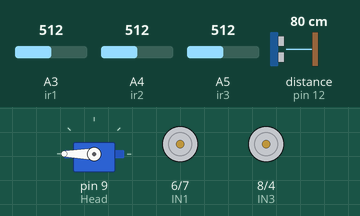
Bench run of a sketch on a simulated Arduino Uno, built with avr-gcc and run on an emulated ATmega328P. Parts: servo, motor-driver pin pairs drawn as motors (green arrow = first pin HIGH = forward, orange = second pin HIGH = backward, longer = more drive, scaled by the enable pin). Wiring (inferred from the names in the program): ultrasonic range finder: trigger pin 11; echo pin 12. The test bench sets the inputs (shaded band); at power-on: A4 (ir2) = 512, distance to the obstacle (sensor on pin 12) 80 cm, A5 (ir3) = 512, A3 (ir1) = 512. The echo pulse lasts 58.3 µs per cm.

Above: at 1.2 s.
1.3 s: A4 (ir2) set to 43
7.2 s: A4 (ir2) set to 37
At 8.6 s:
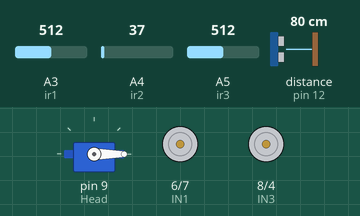
13.7 s: distance to the obstacle (sensor on pin 12) set to 27 cm
17.2 s: distance to the obstacle (sensor on pin 12) set to 23 cm
At 18.4 s:
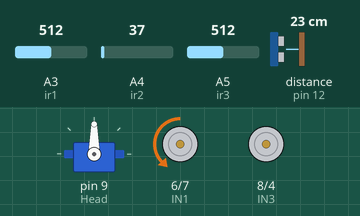
23.3 s: distance to the obstacle (sensor on pin 12) set to 35 cm
At 23.7 s:
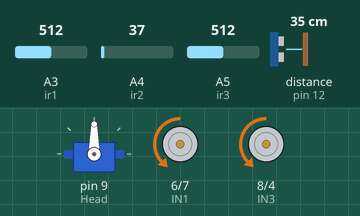
26.8 s: A5 (ir3) set to 42
30.3 s: A5 (ir3) set to 35
At 31.2 s:
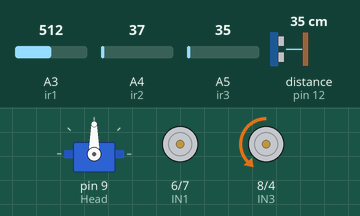
Timing chart, 0 to 35.4 s (numbered marks = the images above; inputs shaded):
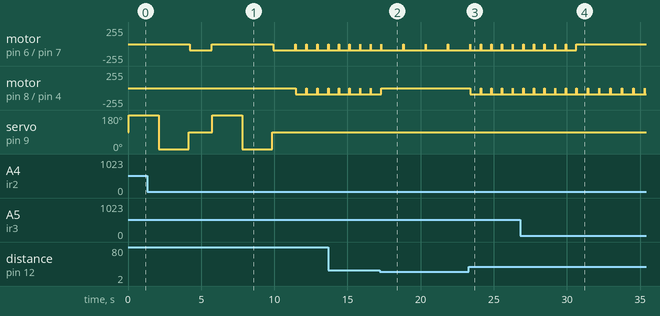

Measured:
- the behaviour switches between 40 and 39 on A4 (ir2) (found by bisection; images 0 and 1)
- the behaviour switches between 26 and 25 cm on distance to the obstacle (sensor on pin 12) (found by bisection; images 1 and 2)
- the behaviour switches between 40 and 39 on A5 (ir3) (found by bisection; images 3 and 4)
- after the input at 7.2 s, motor on pin 8 (IN3) / pin 4 (IN4): stopped → backward 90/255 after 4.3 s, → stopped 2.2 s later; servo on pin 9 (Head): goes on until 9.9 s, then stays 90°
- after the input at 17.2 s, motor on pin 6 (IN1) / pin 7 (IN2): alternates backward 90/255 for 1.5 s and stopped for 0.02 s, starting after 1.6 s; motor on pin 8 (IN3) / pin 4 (IN4): goes on until 17.3 s, then stays stopped
- after the input at 23.3 s, motor on pin 6 (IN1) / pin 7 (IN2): alternates backward 90/255 for 0.70 s and stopped for 0.03 s, starting after 0.80 s; motor on pin 8 (IN3) / pin 4 (IN4): alternates backward 90/255 for 0.70 s and stopped for 0.03 s, starting after 0.10 s
- after the input at 30.3 s, motor on pin 6 (IN1) / pin 7 (IN2): goes on until 30.6 s, then stays stopped

The sketch:

sketch_jun18a.ino
```cpp
#include <Servo.h>
#include <stdbool.h>
#include <stdio.h>
#define ENA 5
#define IN1 6
#define IN2 7
#define IN3 8
#define IN4 4
#define ENB 3

#define ir1 A3
#define ir2 A4
#define ir3 A5

int trigPin = 11;
int echoPin = 12;
bool left, right, front;
Servo Head;

int s2;  //Left Sensor
int s3;  //Middle Sensor
int s4;  //Right Sensor

int Q[181];  //mảng giá trị xác định thời gian quay => góc quay
unsigned int D[10];

void setup() {

//  BUG
  Serial.begin(9600);
  pinMode(IN1, OUTPUT);
  pinMode(IN2, OUTPUT);
  pinMode(IN3, OUTPUT);
  pinMode(IN4, OUTPUT);
  pinMode(ENA, OUTPUT);
  pinMode(ENB, OUTPUT);

  pinMode(ir1, INPUT);
  pinMode(ir2, INPUT);
  pinMode(ir3, INPUT);

  Head.attach(9);

  pinMode(trigPin, OUTPUT);
  pinMode(echoPin, INPUT);
}


void motor_1_Dung () {
  digitalWrite(IN1, LOW);
  digitalWrite(IN2, LOW);
}

void motor_2_Dung () {
  digitalWrite(IN3, LOW);
  digitalWrite(IN4, LOW);
}

void motor_1_Lui () {
  digitalWrite(IN1, HIGH);
  digitalWrite(IN2, LOW);
  analogWrite(ENA, 90);
}

void motor_1_Tien () {
  digitalWrite(IN2, HIGH);
  digitalWrite(IN1, LOW);
  analogWrite(ENA, 90);
}

void motor_2_Lui () {
  digitalWrite(IN3, HIGH);
  digitalWrite(IN4, LOW);
  analogWrite(ENB, 90);
}

void motor_2_Tien () {
  digitalWrite(IN4, HIGH);
  digitalWrite(IN3, LOW);
  analogWrite(ENB, 90);
}

// time : 10^-3 giây
// degre: {45, 90, 135, 180}

void Lui (int time) {
  motor_1_Lui (); motor_2_Lui () ;
  delay(time);
  Dung();
}

void Tien (int time) {
  motor_1_Tien ();
  motor_2_Tien () ;
  delay(time);
  Dung();
}

void Dung () {
  motor_1_Dung();
  motor_2_Dung();
}

void QuayPhai (int degree) {
  motor_1_Dung (); motor_2_Tien () ;
  delay(Q[degree]);
  Dung();
}

void QuayTrai (int degree) {
  motor_1_Tien (); motor_2_Dung () ;
  delay(Q[degree]);
  Dung();
}


void ctrl_servo (int deg) {
  switch (deg) {
    case 0:
    Head.write(0); //phai
    break;
    case 90:
    Head.write(90); //truoc
    break;
    case 180:
    Head.write(180); //trai
    break;
  }
}

void Qdegree () {
  Q[30] = 500;
  Q[45] = 750;
  Q[90] = 1500;
}

bool check_bl() {

  bool blocked;
  long D_avg, D_sum;

  for (int i=0; i<10; i++)
    {
    //tạo sóng
    digitalWrite(trigPin, LOW);delayMicroseconds(2);
    digitalWrite(trigPin, HIGH);delayMicroseconds(10);
    digitalWrite(trigPin, LOW);

    //nhận giá trị thời gian
    int duration = pulseIn(echoPin, HIGH);
    //tính khoảng cách
    int distance = (duration / 2 / 29.412) ;
    //trả về
    D[i] = distance;
    delay(0);
    }

  D_avg = 0; D_sum = 0;

  for (int i=0; i<10; i++)
  {
    D_sum = D_sum + D[i] ;
  }

  D_avg = D_sum / 10;

  if (D_avg < 25)
    blocked = true;
  else
    blocked = false;

  return blocked;
}

void check_bl_sur () {
  front = false;
  left = false;
  right = false;
  //check ben trái
  ctrl_servo(180);
  left = check_bl();
  delay(2000);
  //check bên phải
  ctrl_servo(0);
  right = check_bl();
  delay(2000);
  //  check đằng trước
  ctrl_servo(90);
  front = check_bl();
}

void getdoline () {
  s2 = analogRead(ir1);  //Left Sensor
  s3 = analogRead(ir2);  //Middle Sensor
  s4 = analogRead(ir3);  //Right Sensor
}


void loop() {
  Qdegree();

//  cố định cảm biến siêu âm ở đằng trước
  ctrl_servo(90);
  getdoline();

//  Trường hợp không có vật cản
  if (check_bl() == false) {
    getdoline();

//  Led giữa nhận tín hiệu
    if (s3 < 40 && s2 >= 40 && s4 >= 40) {
      Tien(700);
    }

//  Led trái nhận tín hiệu
    else if (s2 < 40 && s3 >= 40 && s4 >= 40) {
      do { QuayTrai(30);
          getdoline();
      } while (s3 < 40);
    }

//    Led phải nhận tín hiệu
    else if (s4 < 40 && s3 >= 40 && s2 >= 40) {
      do { QuayPhai(30);
          getdoline();
      } while (s3 < 40);
    }

//    Led trái và giữa nhận tín hiệu
    else if (s2 < 40 && s3 < 40 && s4 >= 40) {
        do { QuayTrai(45);
          getdoline();
      } while (s3 < 40 && s2 >= 40);
    }

//    Led phải và giữa nhận tín hiệu
    else if (s4 < 40 && s3 < 40 && s2 >= 40) {
        do { QuayPhai(45);
          getdoline();
      } while (s3 < 40 && s4 >= 40);
    }

//    Cả 3 led nhận tín hiệu
    else if (s2 < 40 && s3 < 40 && s4 < 40) {
      check_bl_sur();

//    2 bên không có vật cản
      if (right == false && left == false) {
          do { QuayTrai(45);
          getdoline();
      } while (s3 < 40 && s2 >= 40);
      }

//    2 bên có vật cản
      else if (front == false && left == true && right == true) {
        Tien(700);
      }

//    chỉ bên phải có vật cản
      else if (right == true && left == false) {
          do { QuayTrai(45);
          getdoline();
      } while (s3 < 40 && s2 >= 40);
      }

//    chỉ bên trái có vật cản
      else if (right == false && left == true) {
          do { QuayPhai(45);
          getdoline();
      } while (s3 < 40 && s4 >= 40);
      }

//    cả 3 hướng có vật cản
      else if (front == true && right == true && left == true) {
        Dung();
          do {
          delay(1000);
          check_bl_sur();
        } while (right == false || left == false || front == false);
      }
    }


//  cả 3 led không nhận tín hiệu
    else if (s2 >= 40 && s3 >= 40 && s4 >= 40) {
      check_bl_sur();

//    2 bên không có vật cản
      if (right == false && left == false) {
          QuayTrai(90);
      }

//    2 bên có vật cản
      else if (front == false && left == true && right == true) {
        Tien(700);
      }

//    chỉ bên phải có vật cản
      else if (right == true && left == false) {
          QuayTrai(90);
      }

//    chỉ bên trái có vật cản
      else if (right == false && left == true) {
          QuayPhai(90);
      }

//    cả 3 hướng có vật cản
      else if (front == true && right == true && left == true) {
        Dung();
          do {
          delay(1000);
          check_bl_sur();
        } while (right == false || left == false || front == false);
      }
    }
   }else // Phia truoc co vat can
	   {
	   //    2 bên không có vật cản
		if (right == false && left == false) {
			  QuayTrai(90);
		}
		//    2 bên có vật cản
      else if (front == false && left == true && right == true) {
        Tien(700);
      }

//    chỉ bên phải có vật cản
      else if (right == true && left == false) {
          QuayTrai(90);
      }

//    chỉ bên trái có vật cản
      else if (right == false && left == true) {
          QuayPhai(90);
      }

//    cả 3 hướng có vật cản
      else if (front == true && right == true && left == true) {
        Dung();
          do {
          delay(1000);
          check_bl_sur();
        } while (right == false || left == false || front == false);
      }
   }

}
```
